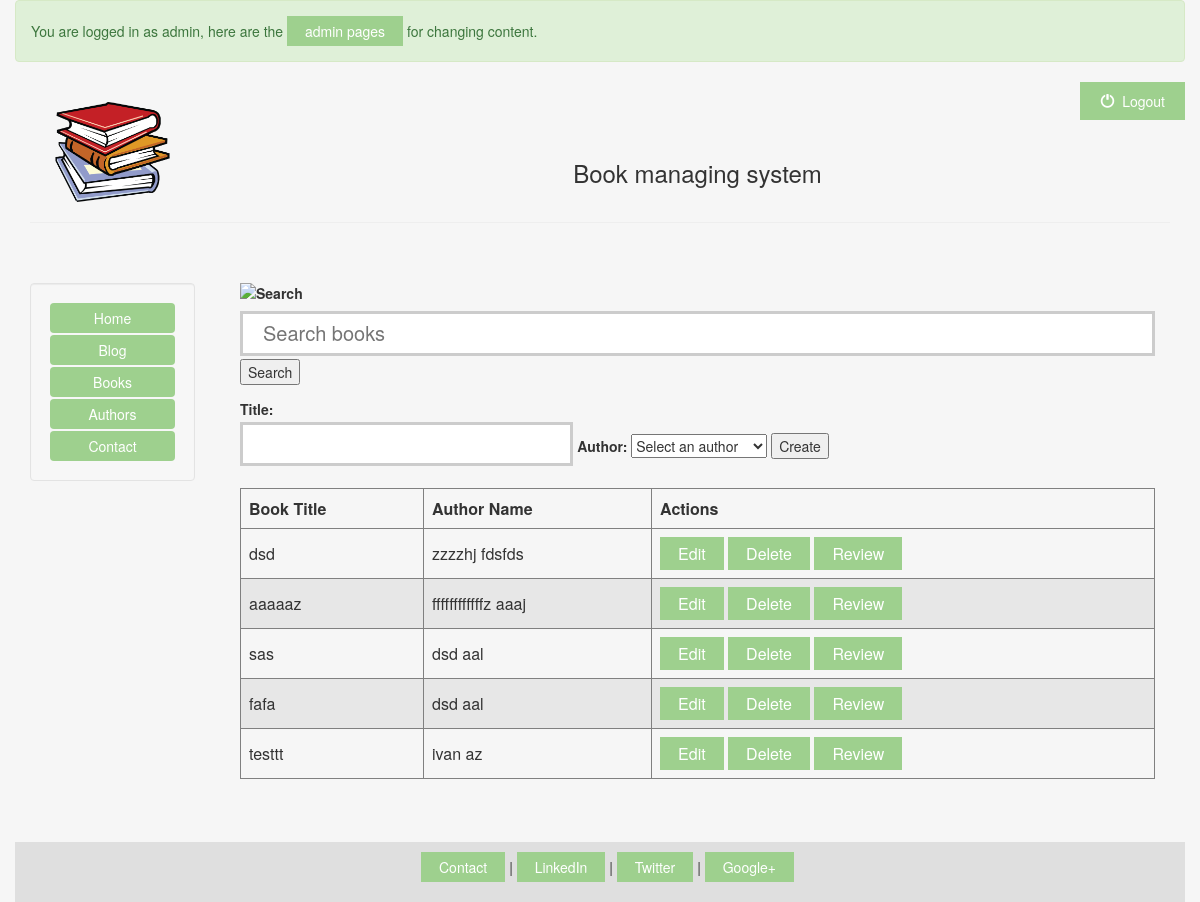
Page /books/ (signed in) on the earlier database version.
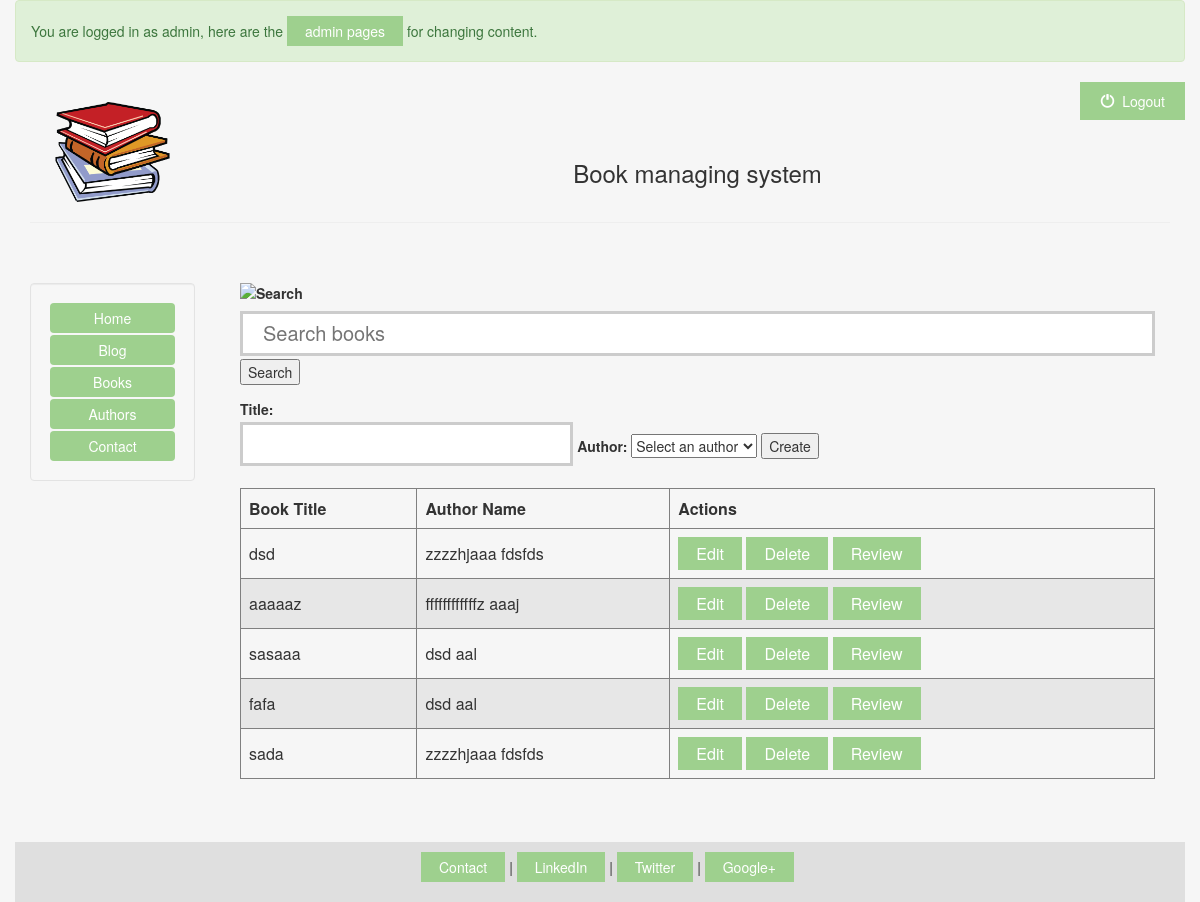
Same page on the later database version.
### books/models.py (models this page shows, shortened)
class Book(models.Model):
    user = models.ForeignKey(User, default=1)
    title = models.CharField(max_length=100, null=True)
    author = models.ForeignKey('Author', on_delete=models.CASCADE, null=True)

class Author(models.Model):
    first_name = models.CharField(max_length=50, null=True)
    last_name = models.CharField(max_length=50, null=True)

### books/views.py (the view)
def index(request):
    if not request.user.is_authenticated():
        return render(request, 'books/login.html')
    else:
        books = Book.objects.all()
        context = {'results': books, 'authors': Author.objects.all()}
        return render(request, 'books/index.html', context)

### books/templates/books/index.html (shortened to what this page needs)
{% extends "personal/header.html" %}
{% block content %}
<body>
<form method="GET" action='/books/search'>
<div>
	<label for="searchbar">
	<img src="/static/admin/img/search.svg" alt="Search">
	</label>
	<input type="text" name="q" id=search placeholder="Search books" />
	<input type="submit" value="Search" />
</div>
</form>
<form action="/books/create_book" method="post">
	<label for="title">Title: <input type="text" name="title" id="title" /></label>
    <label class="required" for="author">Author:</label>
    <select id="author" name="author">
    <option value="Z">Select an author</option>
        </select>
	<input type="submit" value="Create" />
</form>
<div style="overflow-x:auto;">
<div class="booksbar">
<table border = "1">
	<thead>
	<tr>
		<th>Book Title</th>
		<th>Author Name</th>
		<th>Actions</th>
	</tr>
	</thead>
	<tbody>
		{% for book in results %}
		<tr>
			<td>{{ book.title }}</td>
			<td>{{ book.author.first_name }} {{ book.author.last_name }}</td>
			<td><a href="/books/edit_book/{{ book.id }}">Edit</a>
                <a href="/books/delete_book/{{ book.id }}">Delete</a>
                <a href="/books/add_review_to_book/{{ book.id }}">Review</a></td>
		</tr>
		{% endfor %}
	</tbody>
	</table>
	</div>
</div>
	</body>
{% endblock %}

Differences in the rows shown:
removed Book: title "testtt", author.first_name "ivan", author.last_name "az"
changed through a linked row, Book (number 1 of 5 on the later page): author.first_name "zzzzhj" → "zzzzhjaaa"
changed Book: title "sas" → "sasaaa"
added Book: title "sada", author.first_name "zzzzhjaaa", author.last_name "fdsfds"
